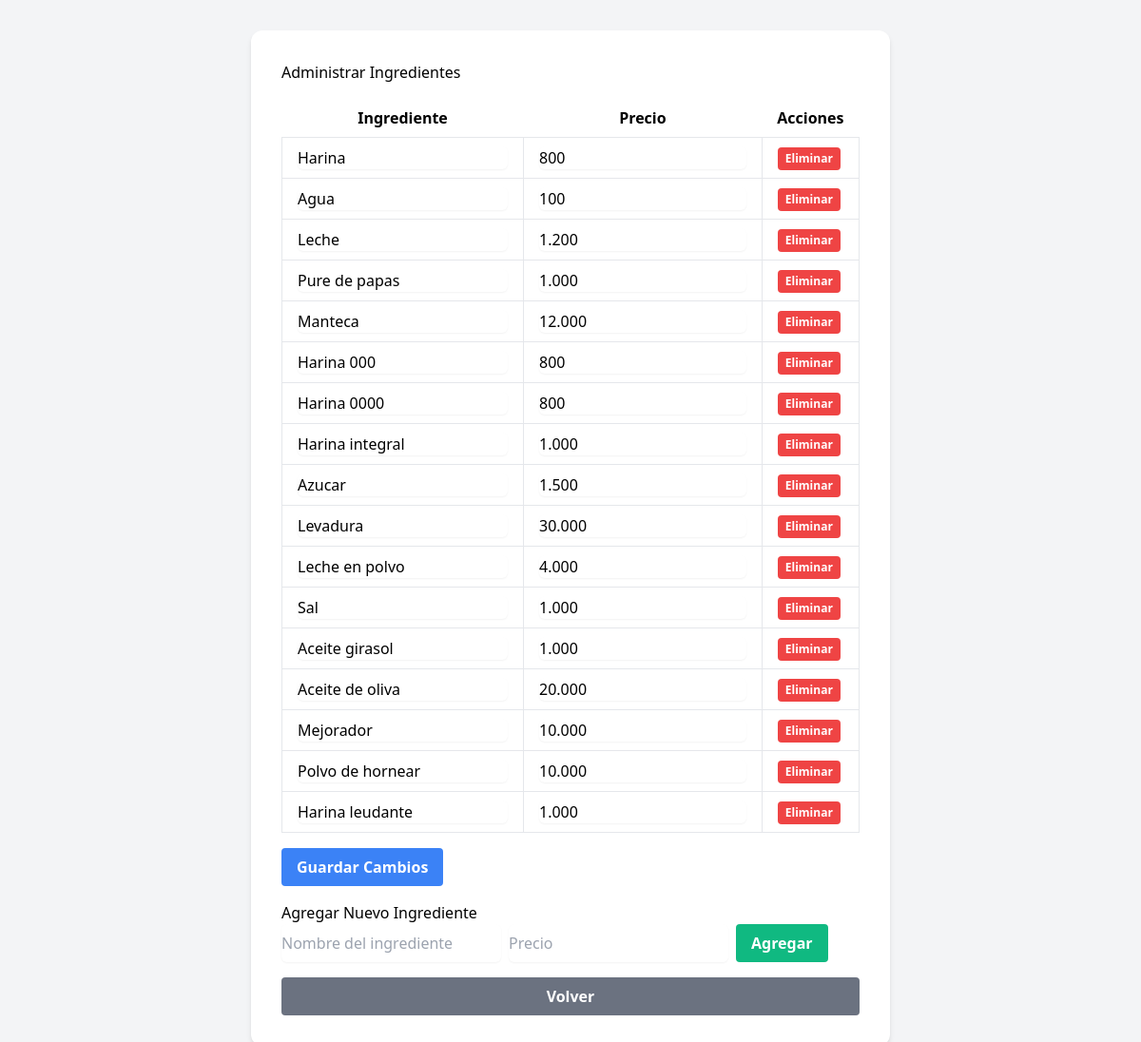
/manage_ingredients.php, run on the app's committed database.
### tables this page shows
CREATE TABLE ingredients (
                id INTEGER PRIMARY KEY AUTOINCREMENT,
                name TEXT UNIQUE NOT NULL,
                price REAL NOT NULL
            );

### src/Database.php (called while the page is built, shortened)
<?php
class Database
{
    private $pdo;
    public function __construct($dbPath = 'recipes.sqlite')
    {
        $this->dbPath = $dbPath;
        try {
            $this->pdo = new PDO("sqlite:" . $this->dbPath);
            $this->pdo->setAttribute(PDO::ATTR_ERRMODE, PDO::ERRMODE_EXCEPTION);
        } catch (PDOException $e) {
            error_log("Error de conexión a la base de datos: " . $e->getMessage());
            die("Error de conexión a la base de datos. Consulta los logs para más detalles.");
        }
    }
    public function getPDO(): PDO
    {
        return $this->pdo;
    }
    private function createTables()
    {
        $this->pdo->exec("
            CREATE TABLE IF NOT EXISTS ingredients (
                id INTEGER PRIMARY KEY AUTOINCREMENT,
                name TEXT UNIQUE NOT NULL,
                price REAL NOT NULL
            )
        ");
         $this->pdo->exec("
            CREATE TABLE IF NOT EXISTS recipes (
                id INTEGER PRIMARY KEY AUTOINCREMENT,
                name TEXT UNIQUE NOT NULL,
                instructions TEXT DEFAULT ''
            )
        ");
        $this->pdo->exec("
            CREATE TABLE IF NOT EXISTS recipe_ingredients (
                recipe_id INTEGER NOT NULL,
                ingredient_id INTEGER NOT NULL,
                weight REAL NOT NULL,
                FOREIGN KEY (recipe_id) REFERENCES recipes(id) ON DELETE CASCADE,
                FOREIGN KEY (ingredient_id) REFERENCES ingredients(id) ON DELETE CASCADE,
                PRIMARY KEY (recipe_id, ingredient_id)
            )
        ");
    }
}

### src/IngredientManager.php (called while the page is built, shortened)
<?php
class IngredientManager
{
    private $db;
    public function __construct(Database $db)
    {
        $this->db = $db;
    }
    public function getAllIngredients(): array
    {
        $stmt = $this->db->getPDO()->query("SELECT * FROM ingredients");
        return $stmt->fetchAll(PDO::FETCH_ASSOC);
    }
}

### manage_ingredients.php (the view, shortened to what this page needs)
<?php
require_once 'src/Database.php';
require_once 'src/IngredientManager.php';
$db = new Database();
$ingredientManager = new IngredientManager($db);
$ingredients = $ingredientManager->getAllIngredients();
?>
<!DOCTYPE html>
<html lang="es">
<head>
    <link href="https://cdn.jsdelivr.net/npm/tailwindcss@2.2.19/dist/tailwind.min.css" rel="stylesheet">
</head>
<body class="bg-gray-100 p-8">
    <div class="max-w-md mx-auto bg-white rounded-xl shadow-md overflow-hidden md:max-w-2xl">
        <div class="p-8">
            <h3>Administrar Ingredientes</h3>
              <form method="post" class="mt-4">
                 <table class="table-auto w-full">
                    <thead>
                       <tr>
                           <th class="px-4 py-2">Ingrediente</th>
                             <th class="px-4 py-2">Precio</th>
                           <th class="px-4 py-2">Acciones</th>
                      </tr>
                     </thead>
                     <tbody>
                        <?php foreach ($ingredients as $ingredient): ?>
                            <tr>
                                <td class="border px-4 py-2">
                                    <input type="text" name="ingredient[<?= htmlspecialchars($ingredient['id']) ?>][name]" value="<?= htmlspecialchars($ingredient['name']) ?>" class="w-full rounded-md border-gray-300 shadow-sm focus:border-indigo-300 focus:ring focus:ring-indigo-200 focus:ring-opacity-50">
                                </td>
                                <td class="border px-4 py-2">
                                    <input type="text" name="ingredient[<?= htmlspecialchars($ingredient['id']) ?>][price]" value="<?= number_format($ingredient['price'], 0, ',', '.') ?>" step="0.01" class="w-full rounded-md border-gray-300 shadow-sm focus:border-indigo-300 focus:ring focus:ring-indigo-200 focus:ring-opacity-50">
                                </td>
                                <td class="border px-4 py-2">
                                      <button type="submit" name="delete_ingredient" value="<?= htmlspecialchars($ingredient['id']) ?>" class="bg-red-500 hover:bg-red-700 text-white font-bold py-1 px-2 rounded text-xs">Eliminar</button>
                                </td>
                            </tr>
                        <?php endforeach; ?>
                    </tbody>
                </table>
                <button type="submit" name="update_ingredients" class="mt-4 bg-blue-500 hover:bg-blue-700 text-white font-bold py-2 px-4 rounded">Guardar Cambios</button>
            </form>
            <form method="post" class="mt-4">
                <h4>Agregar Nuevo Ingrediente</h4>
                <div class="flex space-x-2">
                    <input type="text" name="new_ingredient_name" placeholder="Nombre del ingrediente" class="rounded-md border-gray-300 shadow-sm focus:border-indigo-300 focus:ring focus:ring-indigo-200 focus:ring-opacity-50">
                    <input type="number" name="new_ingredient_price" placeholder="Precio" step="0.01" class="rounded-md border-gray-300 shadow-sm focus:border-indigo-300 focus:ring focus:ring-indigo-200 focus:ring-opacity-50">
                    <button type="submit" name="add_ingredient" class="bg-green-500 hover:bg-green-700 text-white font-bold py-2 px-4 rounded">Agregar</button>
                </div>
            </form>
            <a href="index.php" class="block mt-4 text-center bg-gray-500 hover:bg-gray-700 text-white font-bold py-2 px-4 rounded">
                Volver
            </a>
        </div>
    </div>
</body>
</html>

### data on the page
ingredients: name "Harina", price "800", $ingredient['id'] 1 (drawn)
ingredients: name "Agua", price "100", $ingredient['id'] 2 (drawn)
ingredients: name "Leche", price "1.200", $ingredient['id'] 3 (drawn)
ingredients: name "Pure de papas", price "1.000", $ingredient['id'] 4 (drawn)
ingredients: name "Manteca", price "12.000", $ingredient['id'] 5 (drawn)
ingredients: name "Harina 000", price "800", $ingredient['id'] 6 (drawn)
ingredients: name "Harina 0000", price "800", $ingredient['id'] 7 (drawn)
ingredients: name "Harina integral", price "1.000", $ingredient['id'] 8 (drawn)
ingredients: name "Azucar", price "1.500", $ingredient['id'] 9 (drawn)
ingredients: name "Levadura", price "30.000", $ingredient['id'] 10 (drawn)
ingredients: name "Leche en polvo", price "4.000", $ingredient['id'] 11 (drawn)
ingredients: name "Sal", price "1.000", $ingredient['id'] 12 (drawn)
ingredients: name "Aceite girasol", price "1.000", $ingredient['id'] 13 (drawn)
ingredients: name "Aceite de oliva", price "20.000", $ingredient['id'] 14 (drawn)
ingredients: name "Mejorador", price "10.000", $ingredient['id'] 15 (drawn)
ingredients: name "Polvo de hornear", price "10.000", $ingredient['id'] 16 (drawn)
ingredients: name "Harina leudante", price "1.000", $ingredient['id'] 17 (drawn)
